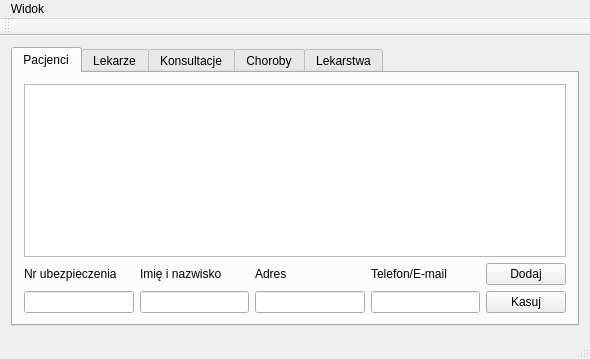
<?xml version="1.0" encoding="UTF-8"?>
<ui version="4.0">
 <class>MainWindow</class>
 <widget class="QMainWindow" name="MainWindow">
  <property name="geometry">
   <rect>
    <x>0</x>
    <y>0</y>
    <width>590</width>
    <height>359</height>
   </rect>
  </property>
  <property name="windowTitle">
   <string>MainWindow</string>
  </property>
  <widget class="QWidget" name="centralWidget">
   <layout class="QVBoxLayout" name="verticalLayout_2">
    <item>
     <widget class="QTabWidget" name="tabWidget">
      <property name="currentIndex">
       <number>0</number>
      </property>
      <widget class="QWidget" name="Pacjenci">
       <attribute name="title">
        <string>Pacjenci</string>
       </attribute>
       <layout class="QVBoxLayout" name="verticalLayout">
        <item>
         <widget class="QTableView" name="tableView">
          <property name="editTriggers">
           <set>QAbstractItemView::NoEditTriggers</set>
          </property>
          <property name="dragDropOverwriteMode">
           <bool>false</bool>
          </property>
          <property name="alternatingRowColors">
           <bool>true</bool>
          </property>
          <property name="selectionBehavior">
           <enum>QAbstractItemView::SelectRows</enum>
          </property>
          <property name="gridStyle">
           <enum>Qt::DotLine</enum>
          </property>
          <property name="sortingEnabled">
           <bool>true</bool>
          </property>
          <attribute name="horizontalHeaderCascadingSectionResizes">
           <bool>true</bool>
          </attribute>
          <attribute name="horizontalHeaderDefaultSectionSize">
           <number>130</number>
          </attribute>
          <attribute name="horizontalHeaderMinimumSectionSize">
           <number>40</number>
          </attribute>
          <attribute name="horizontalHeaderStretchLastSection">
           <bool>true</bool>
          </attribute>
         </widget>
        </item>
        <item>
         <layout class="QGridLayout" name="gridLayout_2">
          <item row="0" column="0" rowspan="2">
           <layout class="QGridLayout" name="gridLayout">
            <item row="0" column="0">
             <widget class="QLabel" name="label">
              <property name="text">
               <string>Nr ubezpieczenia</string>
              </property>
             </widget>
            </item>
            <item row="1" column="0">
             <widget class="QLineEdit" name="lineEdit"/>
            </item>
            <item row="0" column="1">
             <widget class="QLabel" name="label_2">
              <property name="text">
               <string>Imię i nazwisko</string>
              </property>
             </widget>
            </item>
            <item row="0" column="3">
             <widget class="QLabel" name="label_4">
              <property name="text">
               <string>Telefon/E-mail</string>
              </property>
             </widget>
            </item>
            <item row="0" column="2">
             <widget class="QLabel" name="label_3">
              <property name="text">
               <string>Adres</string>
              </property>
             </widget>
            </item>
            <item row="1" column="2">
             <widget class="QLineEdit" name="lineEdit_3"/>
            </item>
            <item row="1" column="3">
             <widget class="QLineEdit" name="lineEdit_4"/>
            </item>
            <item row="1" column="1">
             <widget class="QLineEdit" name="lineEdit_2"/>
            </item>
           </layout>
          </item>
          <item row="0" column="1">
           <widget class="QPushButton" name="pushButton">
            <property name="text">
             <string>Dodaj</string>
            </property>
           </widget>
          </item>
          <item row="1" column="1">
           <widget class="QPushButton" name="pushButton_2">
            <property name="text">
             <string>Kasuj</string>
            </property>
           </widget>
          </item>
         </layout>
        </item>
       </layout>
      </widget>
      <widget class="QWidget" name="Lekarze">
       <attribute name="title">
        <string>Lekarze</string>
       </attribute>
      </widget>
      <widget class="QWidget" name="Konsultacje">
       <attribute name="title">
        <string>Konsultacje</string>
       </attribute>
      </widget>
      <widget class="QWidget" name="Choroby">
       <attribute name="title">
        <string>Choroby</string>
       </attribute>
      </widget>
      <widget class="QWidget" name="Lekarstwa">
       <attribute name="title">
        <string>Lekarstwa</string>
       </attribute>
      </widget>
     </widget>
    </item>
   </layout>
  </widget>
  <widget class="QMenuBar" name="menuBar">
   <property name="geometry">
    <rect>
     <x>0</x>
     <y>0</y>
     <width>590</width>
     <height>20</height>
    </rect>
   </property>
   <widget class="QMenu" name="menuWidok">
    <property name="title">
     <string>Widok</string>
    </property>
    <addaction name="actionPacjenci"/>
    <addaction name="actionDoktorzy"/>
   </widget>
   <addaction name="menuWidok"/>
  </widget>
  <widget class="QToolBar" name="mainToolBar">
   <attribute name="toolBarArea">
    <enum>TopToolBarArea</enum>
   </attribute>
   <attribute name="toolBarBreak">
    <bool>false</bool>
   </attribute>
  </widget>
  <widget class="QStatusBar" name="statusBar"/>
  <action name="actionPacjenci">
   <property name="text">
    <string>Pacjenci</string>
   </property>
  </action>
  <action name="actionDoktorzy">
   <property name="text">
    <string>Doktorzy</string>
   </property>
  </action>
 </widget>
 <layoutdefault spacing="6" margin="11"/>
 <tabstops>
  <tabstop>lineEdit</tabstop>
  <tabstop>lineEdit_2</tabstop>
  <tabstop>lineEdit_3</tabstop>
  <tabstop>lineEdit_4</tabstop>
  <tabstop>pushButton</tabstop>
  <tabstop>pushButton_2</tabstop>
  <tabstop>tabWidget</tabstop>
  <tabstop>tableView</tabstop>
 </tabstops>
 <resources/>
 <connections/>
</ui>
